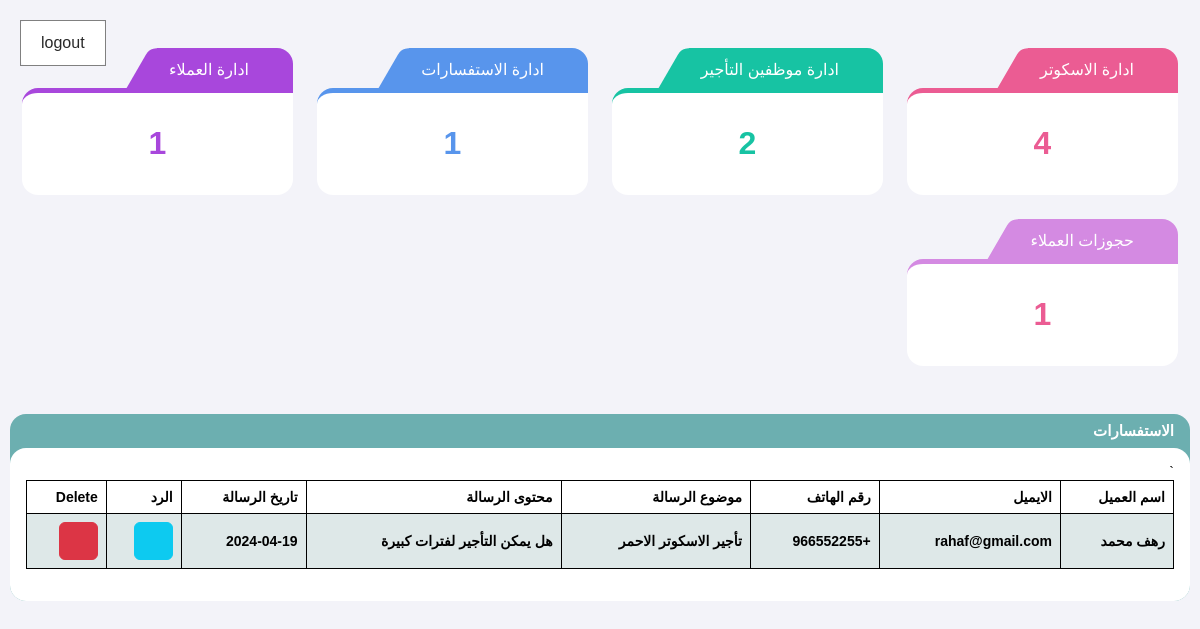
The page /admin/questions.php (signed in) on the database its author committed.
### tables this page shows
CREATE TABLE `questions` (
  `question_id` int(10) NOT NULL,
  `customer_name` varchar(255) NOT NULL,
  `email` varchar(255) NOT NULL,
  `phone` varchar(255) NOT NULL,
  `subject` varchar(300) NOT NULL,
  `question_content` text NOT NULL,
  `question_date` date NOT NULL,
  `customer_id` int(10) NOT NULL,
  `question_answer` varchar(300) NOT NULL
);

### helper.php (called while the page is built, shortened)
<?php
if (!function_exists('runQuery')) {
    function runQuery($query)
    {
        $servername = "localhost";
        $username = "root";
        $password = "";
        $database = "scooters";
        $conn = new mysqli($servername, $username, $password, $database);
        $conn->set_charset("utf8");
        return $conn->query($query);
    }
}

### admin/questions.php (the view, shortened to what this page needs)
<?php
require('../helper.php');
$selectQuestionsSql = 'SELECT * FROM questions order by question_id  DESC';
$selectQuestionsResult = runQuery($selectQuestionsSql);
?>
<!doctype html>
<html lang="ar" data-layout="vertical" data-topbar="light" data-sidebar="dark" data-sidebar-size="lg"
      data-sidebar-image="none">
<head>
    <?php
    include_once 'layout/assets/css.php';
    ?>
<body>
<div class="back">
    <a href="logout.php" class="btn"> logout </a>
</div>
<content>
    <?php
    include_once 'layout/inc/counter.php';
    ?>
    <section class="tableSection">
        <div class="tableHead">
            <h6>الاستفسارات</h6>
        </div>
        <div class="tableDiv">
            <table id="table" class="table datatable table-bordered dt-responsive nowrap table-striped align-middle">
                <thead>
                <tr>
                    <th>اسم العميل</th>
					<th>الايميل</th>
					<th>رقم الهاتف</th>
					<th>موضوع الرسالة</th>
					<th>محتوى الرسالة</th>
					<th>تاريخ الرسالة</th>
                    <th>الرد</th>
                    <th>Delete</th>
                </tr>
                </thead>
                <tbody>
				<?php
                if ($selectQuestionsResult->num_rows > 0) {
                    while ($row = $selectQuestionsResult->fetch_assoc()) {
                        ?>
                        <tr>
                            <th><?php echo $row['customer_name']?></th>
                             <th><?php echo $row['email']?></th>
							 <th><?php echo $row['phone']?></th>
							 <th><?php echo $row['subject']?></th>
							 <th><?php echo $row['question_content']?></th>
							 <th><?php echo $row['question_date']?></th>
							<th><button class="btn btn-info"  data-bs-toggle="modal" data-bs-target="#editModal<?php echo $row['question_id']?>"><i class="fa-light fa-edit"></i></button></th>
                            <th><a href="?method=DELETE&question_id=<?php echo $row['question_id']?>" class="btn btn-danger confirmation"><i class="fa-light fa-trash"></i></a></th>
                        </tr>
                        <?php
                    }
                }
                ?>
                </tbody>
            </table>
        </div>
    </section>
</content>
</body>
</html>

### admin/assets/dashboard/css/style.css (style rules this page uses)
* { font-family: "montserrat", sans-serif; box-sizing: border-box; margin: 0; padding: 0; outline: none; direction: rtl; }
a { text-decoration: none; transition: all 0.3s ease-in-out !important; color: #6cafb0; }
a, h1, h2, h3, h4, h5, h6, p { margin: 0; }
body { background-color: #f3f3f9; }
content { min-height: 50vh; position: relative; display: block; }
::placeholder { font-size: 12px; color: #bababa !important; font-weight: normal !important; }
content { width: min(100% - 20px, 1320px); margin: auto; display: flex; flex-direction: column; gap: 24px; min-height: 100vh; }
.tableDiv { padding: 16px; border-radius: 16px; background-color: #ffffff; }
.tableDiv .table { width: 100%; }
.tableDiv .table-striped > tbody > tr:nth-of-type(odd) > *, .tableDiv table.dataTable.table-striped > tbody > tr.odd { background-color: #eaf4f4; }
.tableSection { background-color: #6cafb0; border-radius: 16px; }
.tableSection .tableHead { display: flex; justify-content: space-between; align-items: center; padding: 8px 16px; gap: 16px; border-radius: 16px; color: #ffffff; }
.tableSection .tableHead h6 { font-weight: bold; }
@media (min-width: 992px) { body { font-size: 14px; } }
@media (min-width: 992px) { h6 { font-size: 15px; } }
@media (min-width: 992px) { a, p { font-size: 14px; } }

### admin/layout/assets/css.php (style rules this page uses)
.back { position: absolute; left: 20px; top: 20px; border: 1px solid gray; }
.back .btn { padding: 10px 20px; background-color: #fff; border: none; border-radius: 4px; color: #292929; text-decoration: none; font-family: 'IBM Plex Sans Arabic', sans-serif; }

### rows shown on the page
questions: customer_name "رهف محمد", email "rahaf@gmail.com", phone "+966552255", subject "تأجير الاسكوتر الاحمر", question_content "هل يمكن التأجير لفترات كبيرة", question_date "2024-04-19"

### other values the page prints
$countAllScooters "4"
$countAllEmps "2"
$countAllQuesResult->num_rows "1"
$countAllCustomers "1"
$countAllReservations "1"
